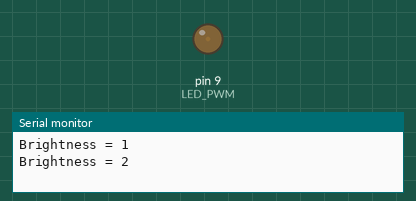
The sketch below on a simulated Arduino Uno, built with avr-gcc and run on an emulated ATmega328P. Parts: output pins drawn as LEDs (lit = HIGH), the last lines printed to the serial monitor.

Above: at 0.05 s.
At 2.2 s:
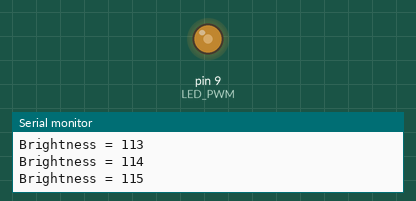
At 4.4 s:
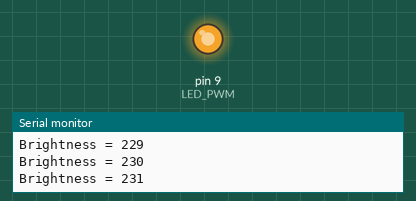
At 8.75 s:
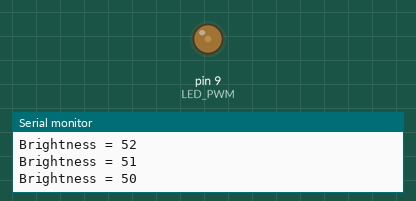
Timing chart, 0 to 12.6 s (numbered marks = the images above):
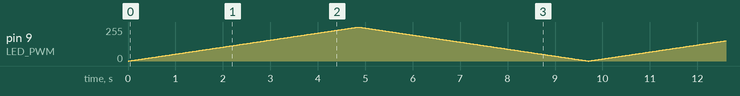

The sketch:

arduino-fadein-fadeout.ino
```cpp
/**
  ******************************************************************************
  * @Company    : Yhan Christian Souza Silva
  * @file       : README.txt
  * @author     : Yhan Christian Souza Silva
  * @date       : 08/04/2023
  * @brief      : Exemplo simples de função para FadeIn / FadeOut LED (saída PWM)
  ******************************************************************************
*/

//Defines
#define LED_PWM 9

//Protótipo de Funções Auxiliares
void fadeLed(int pin, int fadeTime, bool state);

//Setup
void setup()
{
  pinMode(LED_PWM, OUTPUT);
  digitalWrite(LED_PWM, LOW);
  Serial.begin(9600);
}

// Loop
void loop()
{
  static bool firstLeitura = true;
  static bool leituraLed = false;

  if (firstLeitura) {
    leituraLed = digitalRead(LED_PWM);
    firstLeitura = false;
  }
  fadeLed(LED_PWM, 5000, leituraLed);
}

// Funções Auxilires
void fadeLed(int pin, int fadeTime, bool state)
{
  static bool fadeIn = false;
  static bool fadeOut = false;
  static bool firstTime = true;
  static unsigned long lastUpdate = 0;
  const int timeInterval = fadeTime / 255;
  static int brightness = 0;

  if (firstTime) {
    if (state) {
      fadeIn = false;
      fadeOut = true;
      brightness = 255;
    }
    else {
      fadeIn = true;
      fadeOut = false;
      brightness = 0;
    }
    firstTime = false;
  }

  if ((unsigned long)millis() - lastUpdate >= timeInterval) {
    if (fadeIn && !fadeOut) {
      ++brightness;
      if (brightness >= 255) {
        brightness = 255;
        fadeIn = false;
        fadeOut = true;
      }
    } else if (!fadeIn && fadeOut) {
      --brightness;
      if (brightness <= 0) {
        brightness = 0;
        fadeIn = true;
        fadeOut = false;
      }
    }
    Serial.println("Brightness = " + String(brightness));
    analogWrite(pin, brightness);
    lastUpdate = millis();
  }
}
```
